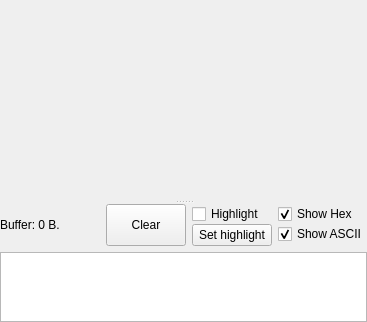
      <widget class="QSplitter" name="splitterVert">
       <property name="orientation">
        <enum>Qt::Vertical</enum>
       </property>
       <property name="childrenCollapsible">
        <bool>false</bool>
       </property>
       <widget class="QHexEdit" name="hexBrowser" native="true">
        <property name="minimumSize">
         <size>
          <width>350</width>
          <height>200</height>
         </size>
        </property>
        <property name="toolTip">
         <string extracomment="Принятые данные">Received data</string>
        </property>
        <widget class="QPushButton" name="pushButton">
         <property name="geometry">
          <rect>
           <x>0</x>
           <y>200</y>
           <width>80</width>
           <height>21</height>
          </rect>
         </property>
         <property name="text">
          <string>PushButton</string>
         </property>
        </widget>
       </widget>
       <widget class="QWidget" name="layoutWidget">
        <layout class="QVBoxLayout" name="verticalLayout_2">
         <item>
          <layout class="QHBoxLayout" name="hlTermControllsArea" stretch="0,1,0,0">
           <item>
            <widget class="QLabel" name="lbBufSize">
             <property name="sizePolicy">
              <sizepolicy hsizetype="Maximum" vsizetype="Fixed">
               <horstretch>0</horstretch>
               <verstretch>0</verstretch>
              </sizepolicy>
             </property>
             <property name="minimumSize">
              <size>
               <width>100</width>
               <height>0</height>
              </size>
             </property>
             <property name="toolTip">
              <string extracomment="Размер данных буфера обработки">Receive buffer size</string>
             </property>
             <property name="text">
              <string>Buffer: 0 B.</string>
             </property>
            </widget>
           </item>
           <item>
            <widget class="QPushButton" name="btClear">
             <property name="sizePolicy">
              <sizepolicy hsizetype="Minimum" vsizetype="Preferred">
               <horstretch>0</horstretch>
               <verstretch>0</verstretch>
              </sizepolicy>
             </property>
             <property name="toolTip">
              <string extracomment="Удалить принятые данные и очистить статистику">Clear data, console and stats</string>
             </property>
             <property name="text">
              <string>Clear</string>
             </property>
             <property name="icon">
              <iconset resource="im.qrc">
               <normaloff>:/im/clear.png</normaloff>:/im/clear.png</iconset>
             </property>
             <property name="iconSize">
              <size>
               <width>28</width>
               <height>28</height>
              </size>
             </property>
            </widget>
           </item>
           <item>
            <layout class="QVBoxLayout" name="verticalLayout_Highlight">
             <property name="spacing">
              <number>0</number>
             </property>
             <property name="leftMargin">
              <number>0</number>
             </property>
             <item>
              <widget class="QCheckBox" name="cbHighlight">
               <property name="toolTip">
                <string>Use highlighters</string>
               </property>
               <property name="text">
                <string>Highlight</string>
               </property>
              </widget>
             </item>
             <item>
              <widget class="QPushButton" name="btSetHighlight">
               <property name="toolTip">
                <string>Set highlighters</string>
               </property>
               <property name="text">
                <string>Set highlight</string>
               </property>
              </widget>
             </item>
            </layout>
           </item>
           <item>
            <layout class="QVBoxLayout" name="verticalLayout_8">
             <property name="spacing">
              <number>0</number>
             </property>
             <item>
              <widget class="QCheckBox" name="cbDrawHex">
               <property name="sizePolicy">
                <sizepolicy hsizetype="Minimum" vsizetype="Fixed">
                 <horstretch>0</horstretch>
                 <verstretch>0</verstretch>
                </sizepolicy>
               </property>
               <property name="toolTip">
                <string extracomment="Выводить принятые данные">Show hex data</string>
               </property>
               <property name="text">
                <string>Show Hex</string>
               </property>
               <property name="checked">
                <bool>true</bool>
               </property>
              </widget>
             </item>
             <item>
              <widget class="QCheckBox" name="cbDrawText">
               <property name="sizePolicy">
                <sizepolicy hsizetype="Minimum" vsizetype="Fixed">
                 <horstretch>0</horstretch>
                 <verstretch>0</verstretch>
                </sizepolicy>
               </property>
               <property name="toolTip">
                <string extracomment="Выводить принятые данные (ASCII)">Show ASCII</string>
               </property>
               <property name="text">
                <string>Show ASCII</string>
               </property>
               <property name="checked">
                <bool>true</bool>
               </property>
              </widget>
             </item>
            </layout>
           </item>
          </layout>
         </item>
         <item>
          <widget class="QPlainTextEdit" name="textBrowser">
           <property name="font">
            <font>
             <family>Terminal</family>
             <pointsize>10</pointsize>
            </font>
           </property>
           <property name="toolTip">
            <string extracomment="Принятые данные (ASCII)">Received data (ASCII)</string>
           </property>
           <property name="horizontalScrollBarPolicy">
            <enum>Qt::ScrollBarAlwaysOff</enum>
           </property>
           <property name="undoRedoEnabled">
            <bool>false</bool>
           </property>
           <property name="lineWrapMode">
            <enum>QPlainTextEdit::WidgetWidth</enum>
           </property>
           <property name="readOnly">
            <bool>true</bool>
           </property>
           <property name="plainText">
            <string notr="true"/>
           </property>
          </widget>
         </item>
        </layout>
       </widget>
      </widget>
